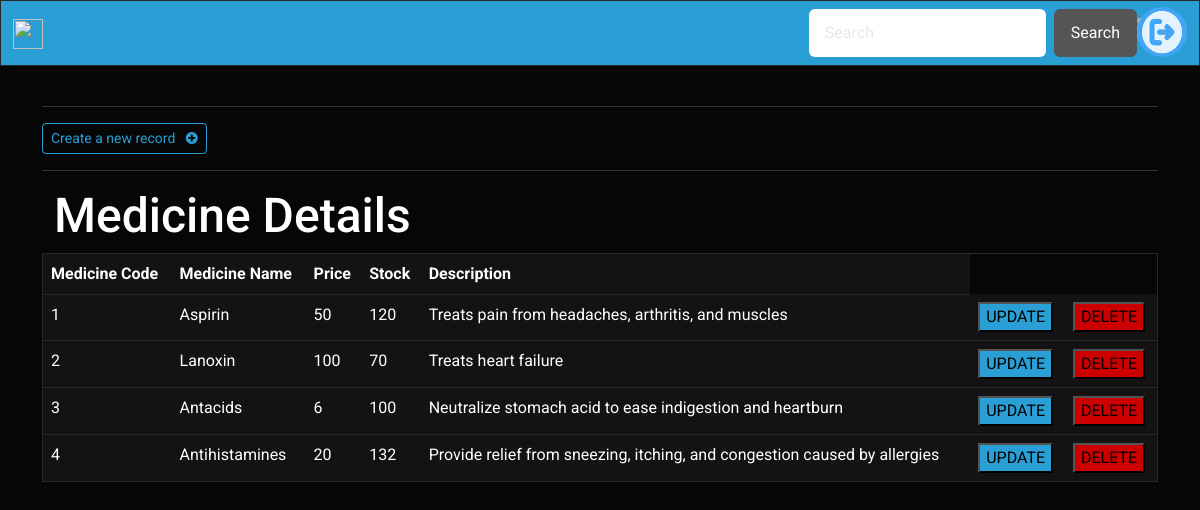
The page /inner (signed in) on the database its author committed.
### CRUD/models.py (models this page shows, shortened)
class Medicine(models.Model):
    m_id = models.IntegerField(primary_key=True, unique=True)
    mname = models.CharField(max_length=30)
    desc = models.CharField(max_length=100)
    price = models.IntegerField()
    stock = models.IntegerField()

### CRUD/views.py (the view)
# urls.py: path('inner',views.inner,name= "inner"),
@login_required(login_url='log')
def inner(request):
     records = Medicine.objects.all()
     return render(request, 'INNER.html',{'record': records})

### CRUD/templates/INNER.html (shortened to what this page needs)
{% extends 'S2.html' %}
{% load crispy_forms_tags %}
{% block content %}
<hr>
<a class="btn btn-outline-primary btn-sm" href="{% url 'create' %}">
    Create a new record &nbsp; <i class="fa fa-plus-circle" aria-hidden="true"></i>
</a>
<hr>
        <div class="container-fluid martop7">
            <div class="jumbotron jumcust">
                <h2>Medicine Details</h2>
                <div class="row">
                    <table border="1" class="table table-responsive table-hover col-md-10">
                        <tr>
                            <th>Medicine Code</th>
                            <th>Medicine Name</th>
                            <th>Price</th>
                            <th>Stock</th>
                            <th>Description</th>
                        </tr>
                        {% for rec in record %}
                            <tr>
                                <td>{{ rec.m_id }}</td>
                                <td>{{ rec.mname }}</td>
                                <td>{{ rec.price }}</td>
                                <td>{{ rec.stock }}</td>
                                <td>{{ rec.desc }}</td>
                                <td><a href="{% url 'update' rec.m_id %}"><button class="btn-primary">UPDATE</button></a></td>
                                <td><a ><button class="btn-danger" data-toggle="modal" data-target="#deleteModal">DELETE</button></a></td>
                            </tr>
                        {% endfor %}
                    </table>
                </div>
            </div>
        </div>
{% endblock %}

### CRUD/templates/S2.html (shortened to what this page needs)
{% load static %}
<!DOCTYPE html>
<html>
    <head>
        <link rel="stylesheet" type="text/css" href="https://bootswatch.com/5/cyborg/bootstrap.min.css">
        <link rel="stylesheet" type="text/css" href="{% static 'css/styles.css' %}">
        <link rel="stylesheet" href="https://cdnjs.cloudflare.com/ajax/libs/font-awesome/4.7.0/css/font-awesome.min.css">
    </head>
    <body>
       <nav class="navbar navbar-expand-lg bg-primary" data-bs-theme="dark">
  <div class="container-fluid">
    <a class="navbar-brand" href= "{% url 'inner' %}"><img src="https://thumbs.dreamstime.com/b/medical-logo-caduceus-72380945.jpg" height="30px" width="30px" alt=""></a>
    <div class="collapse navbar-collapse" id="navbarColor01">
      <form method="get" action="{% url 'search' %}" class="d-flex">
                      <input name="query" class="form-control me-sm-2" type="search" placeholder="Search">
                    <button class="btn btn-secondary my-2 my-sm-0" type="submit">Search</button>
                  <li class="nav-item">
                    <a class="" href="{% url 'out' %}"><img  height="50px" width="50px" style=" margin-top: -28px;   border-radius: 50%;" alt=""></a>
                  </li>
       </form>
    </div>
  </div>
</nav>
        <div class="container">
            <br>
           {% block content %}
           {% endblock %}
        </div>
    </body>
</html>

### rows shown on the page
Medicine: m_id "1", mname "Aspirin", price "50", stock "120", desc "Treats pain from headaches, arthritis, and muscles"
Medicine: m_id "2", mname "Lanoxin", price "100", stock "70", desc "Treats heart failure"
Medicine: m_id "3", mname "Antacids", price "6", stock "100", desc "Neutralize stomach acid to ease indigestion and heartburn"
Medicine: m_id "4", mname "Antihistamines", price "20", stock "132", desc "Provide relief from sneezing, itching, and congestion caused by allergies"
